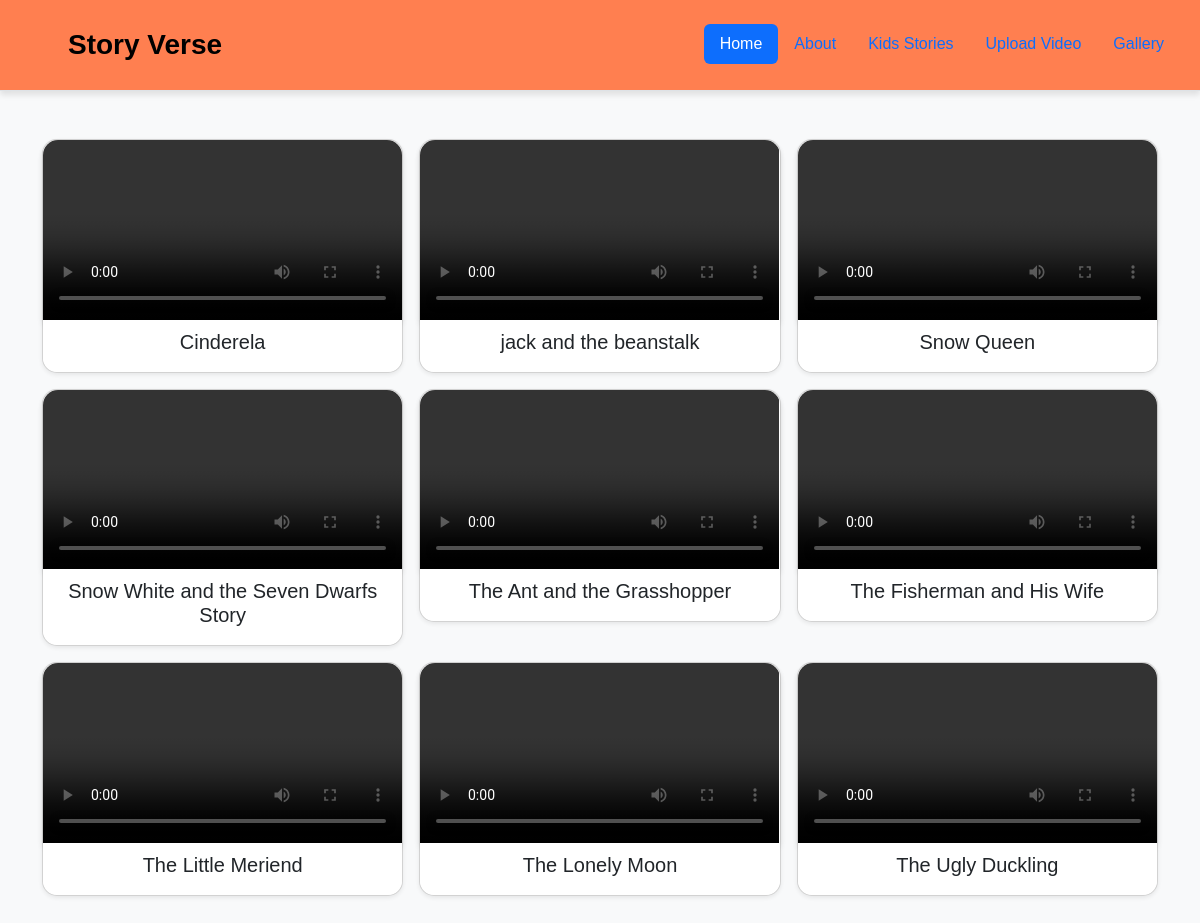
Page /video.php (signed in) on the committed database.
### tables this page shows
CREATE TABLE `video_story` (
  `id` int(8) NOT NULL,
  `title` varchar(150) NOT NULL,
  `video` varchar(200) NOT NULL
);

### video.php (the view, shortened to what this page needs)
<!DOCTYPE html>
<html lang="en">
<head>
    <link href="https://cdn.jsdelivr.net/npm/bootstrap@5.3.2/dist/css/bootstrap.min.css" rel="stylesheet">
    <link rel="stylesheet" href="style_video.css">
</head>
<body>
<div>
    <header class="d-flex flex-wrap justify-content-center py-4 mb-0 border-bottom">
        <a href="/" class="d-flex align-items-center mb-3 mb-md-0 me-md-auto link-body-emphasis text-decoration-none">
        <svg class="bi me-2" width="40" height="32"><use xlink:href="#bootstrap"></use></svg>
        <span class="fs-3" style="font-family: 'Poppins', sans-serif;">Story Verse</span>
        </a>
        <ul class="nav nav-pills">
        <li class="nav-item"><a href="index.html" class="nav-link active" aria-current="page">Home</a></li>
        <li class="nav-item"><a href="index.html#about" class="nav-link">About</a></li>
        <li class="nav-item"><a href="index.html#education" class="nav-link">Kids Stories</a></li>
        <li class="nav-item"><a href="video_upload.html" class="nav-link">Upload Video</a></li>
        <li class="nav-item"><a href="index.html#gallery" class="nav-link">Gallery</a></li>
        </ul>
    </header>
    </div>
    <div class="album py-5 bg-body-tertiary">
        <div class="container">
          <div class="row row-cols-1 row-cols-sm-2 row-cols-md-3 g-3">
          <?php
            $servername = "localhost";
            $username = "root";
            $password = "";
            $database = "storyverse";
            $conn = new mysqli($servername, $username, $password, $database);
            $sql = "SELECT title, video FROM video_story";
            $result = $conn->query($sql);
            if ($result->num_rows > 0) {
                while($row = $result->fetch_assoc()) {
                    $title = $row["title"];
                    $videoUrl = $row["video"];
                    echo '<div class="col">
                              <div class="card shadow-sm">
                                <video controls>
                                    <source src="' . $videoUrl . '" type="video/mp4">
                                </video>
                                <div class="card-body">
                                  <h5 class="card-title">' . $title . '</h5>
                                </div>
                              </div>
                            </div>';
                }
            } else {
                echo "0 results";
            }
            ?>
          </div>
        </div>
      </div>
</body>
</html>

### style_video.css (style rules this page uses)
body { font-family: 'Poppins', sans-serif; background-color: #f7f7f7; }
header { background-color: #ff7f50; padding: 15px 20px; box-shadow: 0 4px 6px rgba(0, 0, 0, 0.1); position: sticky; top: 0; z-index: 1000; }
header a { color: white; font-size: 1.5rem; font-weight: bold; text-decoration: none; display: flex; align-items: center; }
header a svg { margin-right: 10px; }
.album { padding: 20px; }
.album .card { border-radius: 15px; transition: transform 0.3s ease; }
.album .card video { border-radius: 15px 15px 0 0; box-shadow: 0 4px 6px rgba(0, 0, 0, 0.1); }
.album .card-body { background-color: #fff; border-radius: 0 0 15px 15px; padding: 10px; text-align: center; }

### rows in the picture
video_story: title "Cinderela"
video_story: title "jack and the beanstalk"
video_story: title "Snow Queen"
video_story: title "Snow White and the Seven Dwarfs Story"
video_story: title "The Ant and the Grasshopper"
video_story: title "The Fisherman and His Wife"
video_story: title "The Little Meriend"
video_story: title "The Lonely Moon"
video_story: title "The Ugly Duckling"
